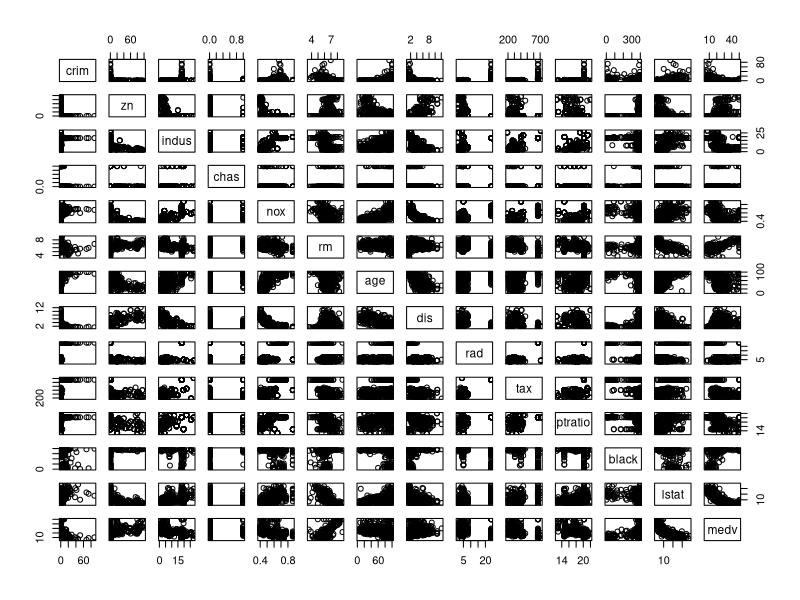
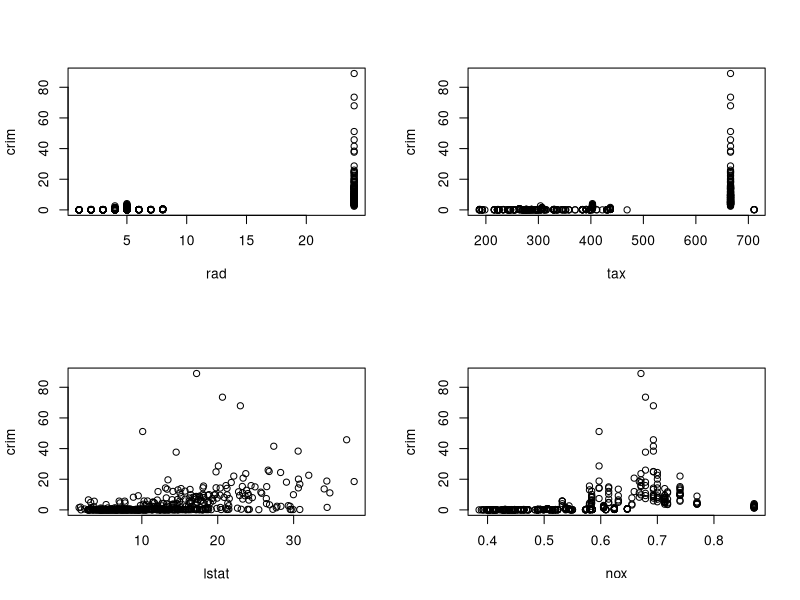

R code for these plots, in order:
library(MASS) #load library
#item A
Boston # dataset
?Boston # info of boston dataSet

dim(Boston)
#The rows represent observations of the U.S. Census Tracts in the Boston Area. The columns presents the measures of the Census Variables.

#item b
attach(Boston)

pairs(Boston)

#in the graph we can find that the high radio frequency index of accessibility to radial highways contains the highest level of per capita crime rate per city
#we can also see that medv is inversely proportional to lstat- lower status of the population, nox - nitrogen oxides concentration and indus - proportion of non-retail businnes acres per town and directly proportional to rm- average number of rooms per dewlling

#item c
# in this case we need calculate the indexes of correlations between crime rates and other variables.

Boston.corr = cor(Boston)
Boston.corr.crim = Boston.corr[-1,1]

print(
  Boston.corr.crim[order(abs(Boston.corr.crim), decreasing = T)]
)

par(mfrow=c(2,2))
# get the four most correlated variables
aux = names(Boston.corr.crim[order(abs(Boston.corr.crim), decreasing = T)][1:4])
for(i in aux){
  plot(get(i), crim, xlab=i)
}
